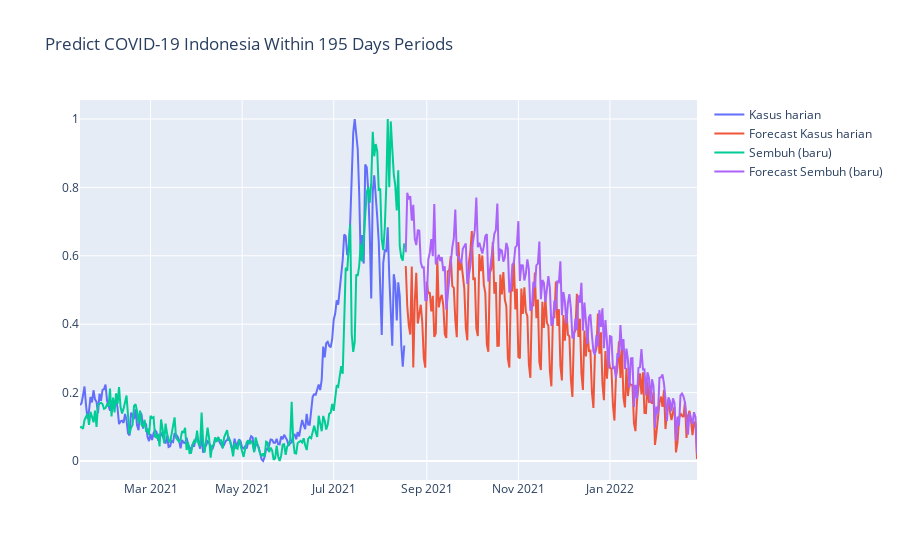

The cell this chart's notebook holds for it:
### Code cell
line_stat = []

for x in range(0,2):
    line_stat.append(go.Scatter(x=df_timeseries.tanggal, y=series[variable[x]], name=variable[x], mode='lines'))
    line_stat.append(go.Scatter(x=dates, y=prediction[variable[x]], name=f'Forecast {variable[x]}', mode='lines'))

fig = go.Figure(data=line_stat)
fig.update_layout(
    title_text=f"Predict COVID-19 Indonesia Within {min_case} Days Periods")
fig.show()

### Figure 1 — Plotly figure (JSON) as saved in the notebook; plotly's stock layout.template omitted (floating-point values rounded to 4 significant figures; data arrays with more than 128 entries replaced by an {"elided": "..."} marker saying what was removed)
{"data": [{"mode": "lines", "name": "Kasus harian", "type": "scatter", "x": {"elided": "217 str values"}, "y": {"elided": "217 float values"}}, {"mode": "lines", "name": "Forecast Kasus harian", "type": "scatter", "x": {"elided": "195 str values"}, "y": {"elided": "500 float values"}}, {"mode": "lines", "name": "Sembuh\n(baru)", "type": "scatter", "x": {"elided": "217 str values"}, "y": {"elided": "217 float values"}}, {"mode": "lines", "name": "Forecast Sembuh\n(baru)", "type": "scatter", "x": {"elided": "195 str values"}, "y": {"elided": "500 float values"}}], "layout": {"title": {"text": "Predict COVID-19 Indonesia Within 195 Days Periods"}}}
